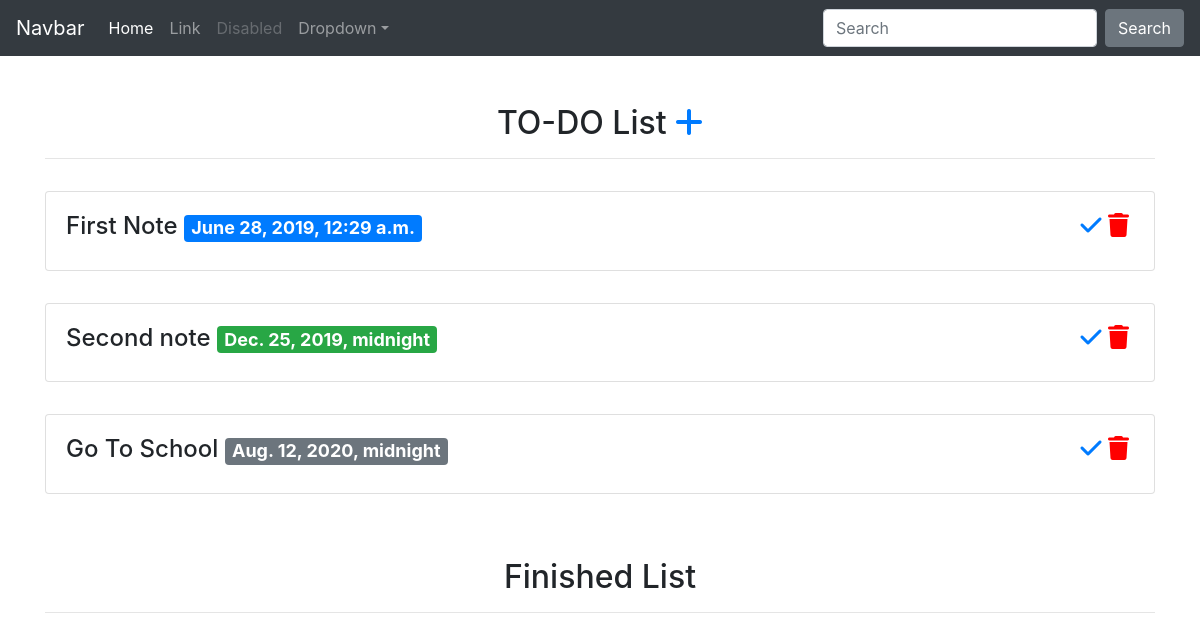
Before: / with the older database file.
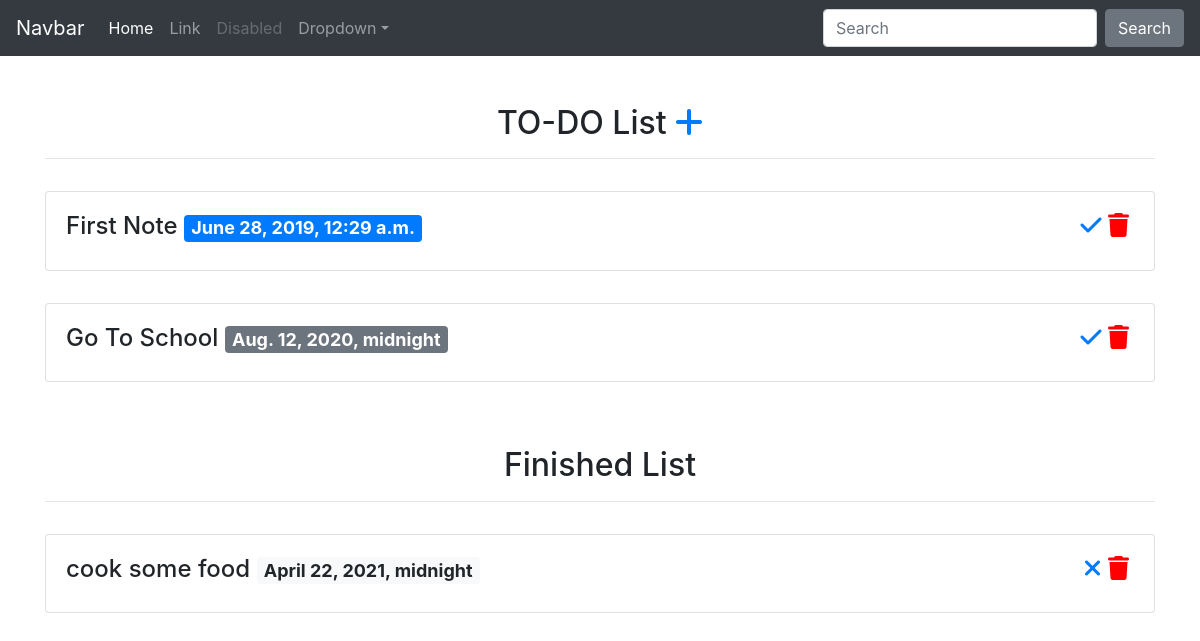
After: the same page with the newer database file.
### notes/models.py (models this page shows, shortened)
class Note(models.Model):
    title = models.CharField( max_length=100)
    due_date = models.DateTimeField(auto_now=False, auto_now_add=False)
    label = models.CharField(choices = LABEL_CHOICES, max_length=2)
    finished = models.BooleanField( default=False)
    def get_finish_item_url(self):
        return reverse("finish-note-item",kwargs={
            'id':self.id
        })
    def get_delete_item_url(self):
        return reverse("delete-note-item",kwargs={
            'id':self.id
        })
    def get_recover_item_url(self):
        return reverse("recover-note-item",kwargs={
            'id':self.id
        })

### notes/views.py (the view)
# urls.py: path('',note_list_view,name='note-list'),
def note_list_view(request):
    form = NoteModelForm()
    if request.method == "POST":
        form = NoteModelForm(request.POST)
        if form.is_valid():
            form.save()
            return redirect('note-list')
    to_do_list = Note.objects.all().filter(finished=False)
    finished = Note.objects.all().filter(finished=True)
    context = {
        'to_do_list':to_do_list,
        'finished':finished,
        'form':form
    }
    return render(request,'note_list.html',context)

### notes/forms.py
class NoteModelForm(forms.ModelForm):
    class Meta:
        model = Note
        fields = ("title",'due_date','label')
    title= forms.CharField(widget = forms.TextInput(
        attrs={
            'placeholder': 'Title',
            'class': 'form-control'
        }
    ))
    due_date= forms.CharField(widget = forms.TextInput(
        attrs={
            'placeholder': 'Due Date',
            'class': 'form-control'
        }
    ))

### templates/note_list.html (shortened to what this page needs)
{% extends "base.html" %}
{% block content %}
<div class="text-center mt-5">
   <h2>TO-DO List <a class="" data-toggle="collapse" href="#collapseExample" role="button" aria-expanded="false" aria-controls="collapseExample">
    <i class="fas fa-plus"></i>
  </a></h2>
</div>
<hr>
<div class="row">
   {% for note in to_do_list %}
   <div class="col-12">
      {% include "note-snippet.html" with note_snippet_var=note type="DELETE" %}
   </div>
   {% endfor %}
</div>
<div class="text-center mt-5">
   <h2>Finished List</h2>
</div>
<hr>
<div class="row">
   {% for note in finished %}
   <div class="col-12">
     {% include "note-snippet.html" with note_snippet_var=note type="ADD" %}
   </div>
   {% endfor %}
</div>
{% endblock content %}

### templates/base.html (shortened to what this page needs)
<!doctype html>
<html lang="en">
<head>
  <link rel="stylesheet" href="https://stackpath.bootstrapcdn.com/bootstrap/4.3.1/css/bootstrap.min.css"
>
</head>
<body>
  <nav class="navbar navbar-expand-md navbar-dark bg-dark ">
    <a class="navbar-brand" href="#">Navbar</a>
    <div class="collapse navbar-collapse" id="navbarsExampleDefault">
      <ul class="navbar-nav mr-auto">
        <li class="nav-item active">
          <a class="nav-link" href="#">Home <span class="sr-only">(current)</span></a>
        </li>
        <li class="nav-item">
          <a class="nav-link" href="#">Link</a>
        </li>
        <li class="nav-item">
          <a class="nav-link disabled" href="#" tabindex="-1" aria-disabled="true">Disabled</a>
        </li>
        <li class="nav-item dropdown">
          <a class="nav-link dropdown-toggle" href="#" id="dropdown01" data-toggle="dropdown" aria-haspopup="true"
            aria-expanded="false">Dropdown</a>
        </li>
      </ul>
      <form class="form-inline my-2 my-lg-0">
        <input class="form-control mr-sm-2" type="text" placeholder="Search" aria-label="Search">
        <button class="btn btn-secondary my-2 my-sm-0" type="submit">Search</button>
      </form>
    </div>
  </nav>
  <main role="main" class="container">
    {% block content %}
    {% endblock content %}
  </main>
</html>

### templates/note-snippet.html (shortened to what this page needs)
<div class="card mt-3 mb-3">
         <div class="card-body">
            <h4>{{note_snippet_var.title}}
               <span class="badge badge-{{note_snippet_var.get_label_display}}">
                  {{note_snippet_var.due_date}}
               </span>
               <span class="icons">
               {% if type == "DELETE" %}
                <a href="{{note_snippet_var.get_finish_item_url}}"><i class="fas fa-check" ></i></a>
               {% else %}
                <a href="{{note_snippet_var.get_recover_item_url}}"><i class="fas fa-times" ></i></a>
               {% endif %}
               <a href="{{note_snippet_var.get_delete_item_url}}"><i class="fas fa-trash" style="color:red"></i></a>
               </span>
            </h4>
         </div>
      </div>

### templates/note-snippet.html (style rules this page uses)
h4 { position:relative; }
.icons { position:absolute; right:5px; }

Changed rows visible on the page:
removed Note: title "Second note", due_date "Dec. 25, 2019, midnight", shown under "TO-DO List"
added Note: title "cook some food", due_date "April 22, 2021, midnight", shown under "Finished List"
